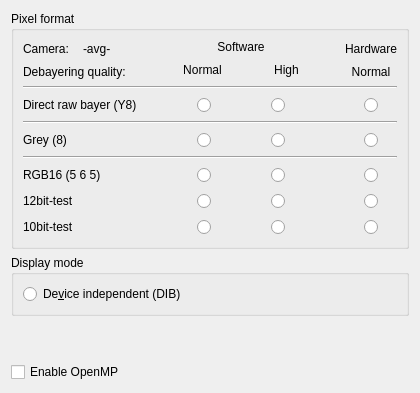
     <widget class="QWidget" name="Format">
      <attribute name="title">
       <string>&amp;Format</string>
      </attribute>
      <layout class="QGridLayout" name="gridLayout7">
       <item row="0" column="0">
        <widget class="QGroupBox" name="groupBox_2">
         <property name="sizePolicy">
          <sizepolicy hsizetype="Minimum" vsizetype="Minimum">
           <horstretch>0</horstretch>
           <verstretch>0</verstretch>
          </sizepolicy>
         </property>
         <property name="title">
          <string>Pixel format</string>
         </property>
         <layout class="QGridLayout" name="gridLayout_10">
          <item row="1" column="0">
           <layout class="QGridLayout" name="gridLayout_4">
            <property name="sizeConstraint">
             <enum>QLayout::SetMinimumSize</enum>
            </property>
            <item row="0" column="0">
             <widget class="QLabel" name="label_camera">
              <property name="text">
               <string>Camera:</string>
              </property>
             </widget>
            </item>
            <item row="0" column="1">
             <widget class="QLabel" name="label_camera_bandwith">
              <property name="text">
               <string>-avg-</string>
              </property>
              <property name="alignment">
               <set>Qt::AlignLeading|Qt::AlignLeft|Qt::AlignVCenter</set>
              </property>
             </widget>
            </item>
            <item row="1" column="0" colspan="2">
             <widget class="QLabel" name="label_debayering">
              <property name="text">
               <string>Debayering quality:</string>
              </property>
             </widget>
            </item>
           </layout>
          </item>
          <item row="1" column="2">
           <layout class="QGridLayout" name="gridLayout_6">
            <property name="sizeConstraint">
             <enum>QLayout::SetMinimumSize</enum>
            </property>
            <item row="0" column="0">
             <widget class="QLabel" name="label_11">
              <property name="text">
               <string>Hardware</string>
              </property>
              <property name="alignment">
               <set>Qt::AlignCenter</set>
              </property>
             </widget>
            </item>
            <item row="1" column="0">
             <widget class="QLabel" name="label_hw3x3">
              <property name="text">
               <string>Normal</string>
              </property>
              <property name="alignment">
               <set>Qt::AlignCenter</set>
              </property>
             </widget>
            </item>
           </layout>
          </item>
          <item row="2" column="0" colspan="3">
           <widget class="Line" name="line_4">
            <property name="orientation">
             <enum>Qt::Horizontal</enum>
            </property>
           </widget>
          </item>
          <item row="3" column="0">
           <layout class="QGridLayout" name="gridLayout_8">
            <property name="sizeConstraint">
             <enum>QLayout::SetNoConstraint</enum>
            </property>
            <item row="0" column="0">
             <widget class="QLabel" name="label_raw_bayer8">
              <property name="text">
               <string>Direct raw bayer (Y8)</string>
              </property>
             </widget>
            </item>
           </layout>
          </item>
          <item row="3" column="2">
           <layout class="QGridLayout" name="gridLayout_9">
            <property name="sizeConstraint">
             <enum>QLayout::SetFixedSize</enum>
            </property>
            <item row="0" column="0">
             <widget class="QRadioButton" name="rb_raw_bayer8_hw">
              <property name="sizePolicy">
               <sizepolicy hsizetype="Fixed" vsizetype="Fixed">
                <horstretch>0</horstretch>
                <verstretch>0</verstretch>
               </sizepolicy>
              </property>
              <property name="minimumSize">
               <size>
                <width>0</width>
                <height>20</height>
               </size>
              </property>
              <property name="text">
               <string/>
              </property>
             </widget>
            </item>
           </layout>
          </item>
          <item row="4" column="0" colspan="3">
           <widget class="Line" name="line_5">
            <property name="orientation">
             <enum>Qt::Horizontal</enum>
            </property>
           </widget>
          </item>
          <item row="5" column="0">
           <layout class="QGridLayout" name="gridLayout_13">
            <item row="0" column="0">
             <widget class="QLabel" name="label_4">
              <property name="text">
               <string>Grey (8)</string>
              </property>
             </widget>
            </item>
           </layout>
          </item>
          <item row="5" column="1">
           <layout class="QGridLayout" name="gridLayout_12">
            <item row="0" column="0">
             <widget class="QRadioButton" name="rb_grey8_3x3">
              <property name="sizePolicy">
               <sizepolicy hsizetype="Fixed" vsizetype="Fixed">
                <horstretch>0</horstretch>
                <verstretch>0</verstretch>
               </sizepolicy>
              </property>
              <property name="minimumSize">
               <size>
                <width>0</width>
                <height>20</height>
               </size>
              </property>
              <property name="text">
               <string/>
              </property>
             </widget>
            </item>
            <item row="0" column="1">
             <widget class="QRadioButton" name="rb_grey8_5x5">
              <property name="sizePolicy">
               <sizepolicy hsizetype="Fixed" vsizetype="Fixed">
                <horstretch>0</horstretch>
                <verstretch>0</verstretch>
               </sizepolicy>
              </property>
              <property name="minimumSize">
               <size>
                <width>0</width>
                <height>20</height>
               </size>
              </property>
              <property name="text">
               <string/>
              </property>
             </widget>
            </item>
           </layout>
          </item>
          <item row="5" column="2">
           <layout class="QGridLayout" name="gridLayout_11">
            <property name="sizeConstraint">
             <enum>QLayout::SetMaximumSize</enum>
            </property>
            <property name="leftMargin">
             <number>0</number>
            </property>
            <item row="0" column="0">
             <widget class="QRadioButton" name="rb_grey8_hw">
              <property name="sizePolicy">
               <sizepolicy hsizetype="Fixed" vsizetype="Fixed">
                <horstretch>0</horstretch>
                <verstretch>0</verstretch>
               </sizepolicy>
              </property>
              <property name="minimumSize">
               <size>
                <width>0</width>
                <height>20</height>
               </size>
              </property>
              <property name="text">
               <string/>
              </property>
             </widget>
            </item>
           </layout>
          </item>
          <item row="6" column="0" colspan="3">
           <widget class="Line" name="line_6">
            <property name="orientation">
             <enum>Qt::Horizontal</enum>
            </property>
           </widget>
          </item>
          <item row="7" column="0">
           <layout class="QGridLayout" name="gridLayout_20">
            <item row="0" column="0">
             <widget class="QLabel" name="label_14">
              <property name="text">
               <string>RGB16 (5 6 5)</string>
              </property>
             </widget>
            </item>
            <item row="1" column="0">
             <widget class="QLabel" name="label_15">
              <property name="text">
               <string>12bit-test</string>
              </property>
             </widget>
            </item>
            <item row="2" column="0">
             <widget class="QLabel" name="label_16">
              <property name="text">
               <string>10bit-test</string>
              </property>
             </widget>
            </item>
           </layout>
          </item>
          <item row="7" column="1">
           <layout class="QGridLayout" name="gridLayout_21">
            <item row="0" column="0">
             <widget class="QRadioButton" name="rb_rgb16_3x3">
              <property name="sizePolicy">
               <sizepolicy hsizetype="Fixed" vsizetype="Fixed">
                <horstretch>0</horstretch>
                <verstretch>0</verstretch>
               </sizepolicy>
              </property>
              <property name="minimumSize">
               <size>
                <width>0</width>
                <height>20</height>
               </size>
              </property>
              <property name="text">
               <string/>
              </property>
             </widget>
            </item>
            <item row="0" column="1">
             <widget class="QRadioButton" name="rb_rgb16_5x5">
              <property name="sizePolicy">
               <sizepolicy hsizetype="Fixed" vsizetype="Fixed">
                <horstretch>0</horstretch>
                <verstretch>0</verstretch>
               </sizepolicy>
              </property>
              <property name="minimumSize">
               <size>
                <width>0</width>
                <height>20</height>
               </size>
              </property>
              <property name="text">
               <string/>
              </property>
             </widget>
            </item>
            <item row="1" column="0">
             <widget class="QRadioButton" name="rb_rgb24_3x3">
              <property name="sizePolicy">
               <sizepolicy hsizetype="Fixed" vsizetype="Fixed">
                <horstretch>0</horstretch>
                <verstretch>0</verstretch>
               </sizepolicy>
              </property>
              <property name="minimumSize">
               <size>
                <width>0</width>
                <height>20</height>
               </size>
              </property>
              <property name="text">
               <string/>
              </property>
             </widget>
            </item>
            <item row="1" column="1">
             <widget class="QRadioButton" name="rb_rgb24_5x5">
              <property name="sizePolicy">
               <sizepolicy hsizetype="Fixed" vsizetype="Fixed">
                <horstretch>0</horstretch>
                <verstretch>0</verstretch>
               </sizepolicy>
              </property>
              <property name="minimumSize">
               <size>
                <width>0</width>
                <height>20</height>
               </size>
              </property>
              <property name="text">
               <string/>
              </property>
             </widget>
            </item>
            <item row="2" column="0">
             <widget class="QRadioButton" name="rb_rgb32_3x3">
              <property name="sizePolicy">
               <sizepolicy hsizetype="Fixed" vsizetype="Fixed">
                <horstretch>0</horstretch>
                <verstretch>0</verstretch>
               </sizepolicy>
              </property>
              <property name="minimumSize">
               <size>
                <width>0</width>
                <height>20</height>
               </size>
              </property>
              <property name="text">
               <string/>
              </property>
             </widget>
            </item>
            <item row="2" column="1">
             <widget class="QRadioButton" name="rb_rgb32_5x5">
              <property name="sizePolicy">
               <sizepolicy hsizetype="Fixed" vsizetype="Fixed">
                <horstretch>0</horstretch>
                <verstretch>0</verstretch>
               </sizepolicy>
              </property>
              <property name="minimumSize">
               <size>
                <width>0</width>
                <height>20</height>
               </size>
              </property>
              <property name="text">
               <string/>
              </property>
             </widget>
            </item>
           </layout>
          </item>
          <item row="7" column="2">
           <layout class="QGridLayout" name="gridLayout_34">
            <item row="0" column="0">
             <widget class="QRadioButton" name="rb_rgb16_hw">
              <property name="sizePolicy">
               <sizepolicy hsizetype="Fixed" vsizetype="Fixed">
                <horstretch>0</horstretch>
                <verstretch>0</verstretch>
               </sizepolicy>
              </property>
              <property name="minimumSize">
               <size>
                <width>0</width>
                <height>20</height>
               </size>
              </property>
              <property name="text">
               <string/>
              </property>
             </widget>
            </item>
            <item row="1" column="0">
             <widget class="QRadioButton" name="rb_rgb24_hw">
              <property name="sizePolicy">
               <sizepolicy hsizetype="Fixed" vsizetype="Fixed">
                <horstretch>0</horstretch>
                <verstretch>0</verstretch>
               </sizepolicy>
              </property>
              <property name="minimumSize">
               <size>
                <width>0</width>
                <height>20</height>
               </size>
              </property>
              <property name="text">
               <string/>
              </property>
             </widget>
            </item>
            <item row="2" column="0">
             <widget class="QRadioButton" name="rb_rgb32_hw">
              <property name="sizePolicy">
               <sizepolicy hsizetype="Fixed" vsizetype="Fixed">
                <horstretch>0</horstretch>
                <verstretch>0</verstretch>
               </sizepolicy>
              </property>
              <property name="minimumSize">
               <size>
                <width>0</width>
                <height>20</height>
               </size>
              </property>
              <property name="text">
               <string/>
              </property>
             </widget>
            </item>
           </layout>
          </item>
          <item row="3" column="1">
           <layout class="QGridLayout" name="gridLayout_7">
            <property name="sizeConstraint">
             <enum>QLayout::SetFixedSize</enum>
            </property>
            <item row="0" column="1">
             <widget class="QRadioButton" name="rb_raw_bayer8_3x3">
              <property name="enabled">
               <bool>true</bool>
              </property>
              <property name="sizePolicy">
               <sizepolicy hsizetype="Fixed" vsizetype="Fixed">
                <horstretch>0</horstretch>
                <verstretch>0</verstretch>
               </sizepolicy>
              </property>
              <property name="minimumSize">
               <size>
                <width>0</width>
                <height>20</height>
               </size>
              </property>
              <property name="styleSheet">
               <string notr="true"/>
              </property>
              <property name="text">
               <string/>
              </property>
             </widget>
            </item>
            <item row="0" column="2">
             <widget class="QRadioButton" name="rb_raw_bayer8_5x5">
              <property name="enabled">
               <bool>true</bool>
              </property>
              <property name="sizePolicy">
               <sizepolicy hsizetype="Fixed" vsizetype="Fixed">
                <horstretch>60</horstretch>
                <verstretch>0</verstretch>
               </sizepolicy>
              </property>
              <property name="minimumSize">
               <size>
                <width>0</width>
                <height>20</height>
               </size>
              </property>
              <property name="text">
               <string/>
              </property>
             </widget>
            </item>
           </layout>
          </item>
          <item row="1" column="1">
           <layout class="QGridLayout" name="gridLayout_14">
            <property name="sizeConstraint">
             <enum>QLayout::SetMinimumSize</enum>
            </property>
            <item row="0" column="1" colspan="3">
             <widget class="QLabel" name="label_12">
              <property name="text">
               <string>Software</string>
              </property>
              <property name="alignment">
               <set>Qt::AlignCenter</set>
              </property>
             </widget>
            </item>
            <item row="1" column="1">
             <widget class="QLabel" name="label_sw3x3">
              <property name="sizePolicy">
               <sizepolicy hsizetype="Preferred" vsizetype="Preferred">
                <horstretch>0</horstretch>
                <verstretch>0</verstretch>
               </sizepolicy>
              </property>
              <property name="text">
               <string>Normal</string>
              </property>
              <property name="alignment">
               <set>Qt::AlignCenter</set>
              </property>
             </widget>
            </item>
            <item row="1" column="3">
             <widget class="QLabel" name="label_sw5x5">
              <property name="sizePolicy">
               <sizepolicy hsizetype="Preferred" vsizetype="Preferred">
                <horstretch>0</horstretch>
                <verstretch>0</verstretch>
               </sizepolicy>
              </property>
              <property name="text">
               <string>High</string>
              </property>
              <property name="alignment">
               <set>Qt::AlignCenter</set>
              </property>
             </widget>
            </item>
            <item row="1" column="4">
             <spacer name="horizontalSpacer_4">
              <property name="orientation">
               <enum>Qt::Horizontal</enum>
              </property>
              <property name="sizeHint" stdset="0">
               <size>
                <width>40</width>
                <height>20</height>
               </size>
              </property>
             </spacer>
            </item>
            <item row="1" column="2">
             <spacer name="horizontalSpacer_3">
              <property name="orientation">
               <enum>Qt::Horizontal</enum>
              </property>
              <property name="sizeHint" stdset="0">
               <size>
                <width>40</width>
                <height>20</height>
               </size>
              </property>
             </spacer>
            </item>
            <item row="1" column="0">
             <spacer name="horizontalSpacer_2">
              <property name="orientation">
               <enum>Qt::Horizontal</enum>
              </property>
              <property name="sizeHint" stdset="0">
               <size>
                <width>40</width>
                <height>20</height>
               </size>
              </property>
             </spacer>
            </item>
           </layout>
          </item>
         </layout>
        </widget>
       </item>
       <item row="1" column="0">
        <widget class="QGroupBox" name="groupBox">
         <property name="minimumSize">
          <size>
           <width>0</width>
           <height>30</height>
          </size>
         </property>
         <property name="title">
          <string>Display mode</string>
         </property>
         <layout class="QGridLayout" name="gridLayout_2">
          <item row="0" column="0">
           <widget class="QRadioButton" name="rb_display_dib">
            <property name="text">
             <string>De&amp;vice independent (DIB)</string>
            </property>
           </widget>
          </item>
         </layout>
        </widget>
       </item>
       <item row="2" column="0">
        <spacer name="verticalSpacer_3">
         <property name="orientation">
          <enum>Qt::Vertical</enum>
         </property>
         <property name="sizeHint" stdset="0">
          <size>
           <width>20</width>
           <height>40</height>
          </size>
         </property>
        </spacer>
       </item>
       <item row="3" column="0">
        <widget class="QCheckBox" name="chkOpenMP_Enable">
         <property name="text">
          <string>Enable OpenMP</string>
         </property>
        </widget>
       </item>
      </layout>
     </widget>
